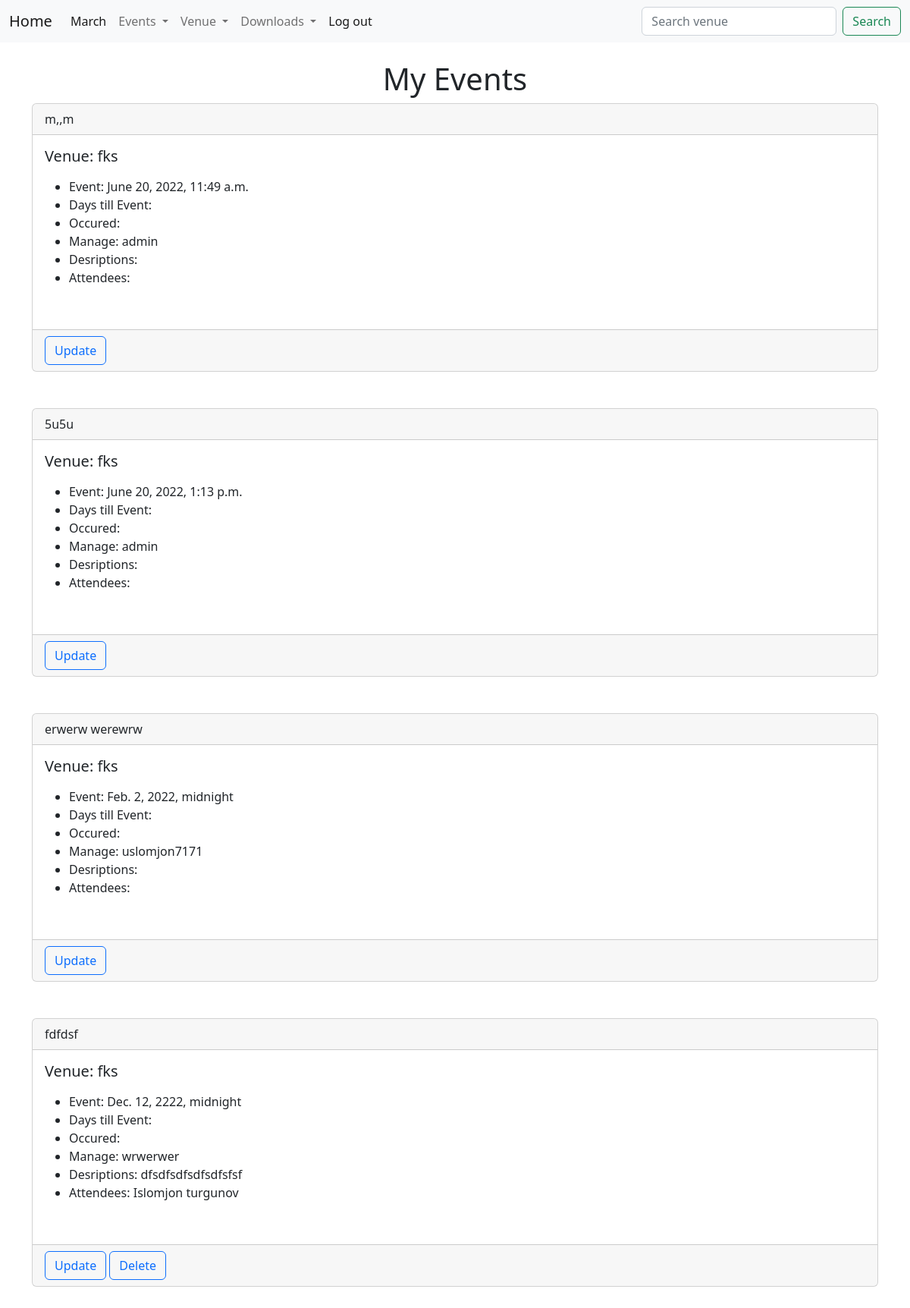
The app's page /my_events (signed in) with its own data.
### djangowedapp1/models.py (models this page shows, shortened)
class Event(models.Model):
    name = models.CharField("Event name", max_length=120)
    event_date = models.DateTimeField("Event date")
    venue = models.ForeignKey(Venue, blank=True, null=True, on_delete=models.CASCADE)
    manager = models.ForeignKey(User, blank=True, null=True, on_delete=models.SET_NULL)
    description = models.TextField(blank=True)
    attendees = models.ManyToManyField(MyClubUser)
    approved = models.BooleanField("Approved", default=False)
    def __str__(self):
        return self.name

class Venue(models.Model):
    name = models.CharField("Venue name", max_length=120)
    address = models.CharField( max_length=120)
    zip_code = models.CharField("Zip code", max_length=120)
    phone = models.CharField("Contact number", max_length=120)
    web = models.URLField("Website address")
    email_adress = models.EmailField("Email", max_length=254)
    owner = models.IntegerField("Venue owner", blank=False,default=1)
    image = models.ImageField(null=True, blank=True, upload_to='images/')
    def __str__(self):
        return self.name

class MyClubUser(models.Model):
    first_name = models.CharField(max_length=50)
    last_name = models.CharField(max_length=50)
    email = models.EmailField("User email")
    def __str__(self):
        return self.first_name + " "+ self.last_name

### djangowedapp1/views.py (the view)
# urls.py: path('my_events', my_events, name="my_events"),
def my_events(request):
    if request.user.is_authenticated:  # whether loged in or not
        events = Event.objects.all()
        return render(request, 'events/my_events.html', {'events': events})
    else:
        messages.success(request, ("You are not manager"))
        return redirect('home ')

### djangowedapp1/templates/events/my_events.html (shortened to what this page needs)
<!DOCTYPE html>
<html>
    <head>
        <link rel="stylesheet" href="">
    </head>
    <body>
        {% extends 'events/base.html' %}
{% block content %}
<center>
    <h1> My Events </h1>
</center>
    {% for event in events %}
    <div class="card">
        <div class="card-header">
            {{ event }}
        </div>
        <div class="card-body">
          <h5 class="card-title">Venue: {{ event.venue }}</h5>
          <p class="card-text">
    <ul>
        <li>Event: {{ event.event_date }}</li>
        <li>Days till Event: {{ events.Days_till }}</li>
        <li>Occured: {{ events.till_past }}</li>
        <li>Manage: {{ event.manager }}</li>
        <li>Desriptions: {{ event.description }}   </li>
        <li>Attendees:
        {% for attends in event.attendees.all %}
        {{ attends }}
        {% endfor %}
    </li>
    <br/>
    </ul>
        </p>
        </div>
        <div class="card-footer text-muted">
            <a href ="{% url 'update_event' event.id %}" class="btn btn-outline-primary"  >Update</a>
            {% if user.is_authenticated %}
        {% if user == event.manager %}
            <a href ="{% url 'delete_event' event.id %}" class="btn btn-outline-primary"  >Delete</a>
            {% endif %}
            {% endif %}
        </div>
    </div>
    <br/>
    <br/>
    {% endfor %}
        {% endblock  %}

### records on screen
Event: name "m,,m", venue "fks", event_date "June 20, 2022, 11:49 a.m.", manager "admin"
Event: name "5u5u", venue "fks", event_date "June 20, 2022, 1:13 p.m.", manager "admin"
Event: name "erwerw werewrw", venue "fks", event_date "Feb. 2, 2022, midnight", manager "uslomjon7171"
Event: name "fdfdsf", venue "fks", event_date "Dec. 12, 2222, midnight", manager "wrwerwer", description "dfsdfsdfsdfsdfsfsf", shows "Delete"
MyClubUser: first_name+last_name "Islomjon turgunov"
